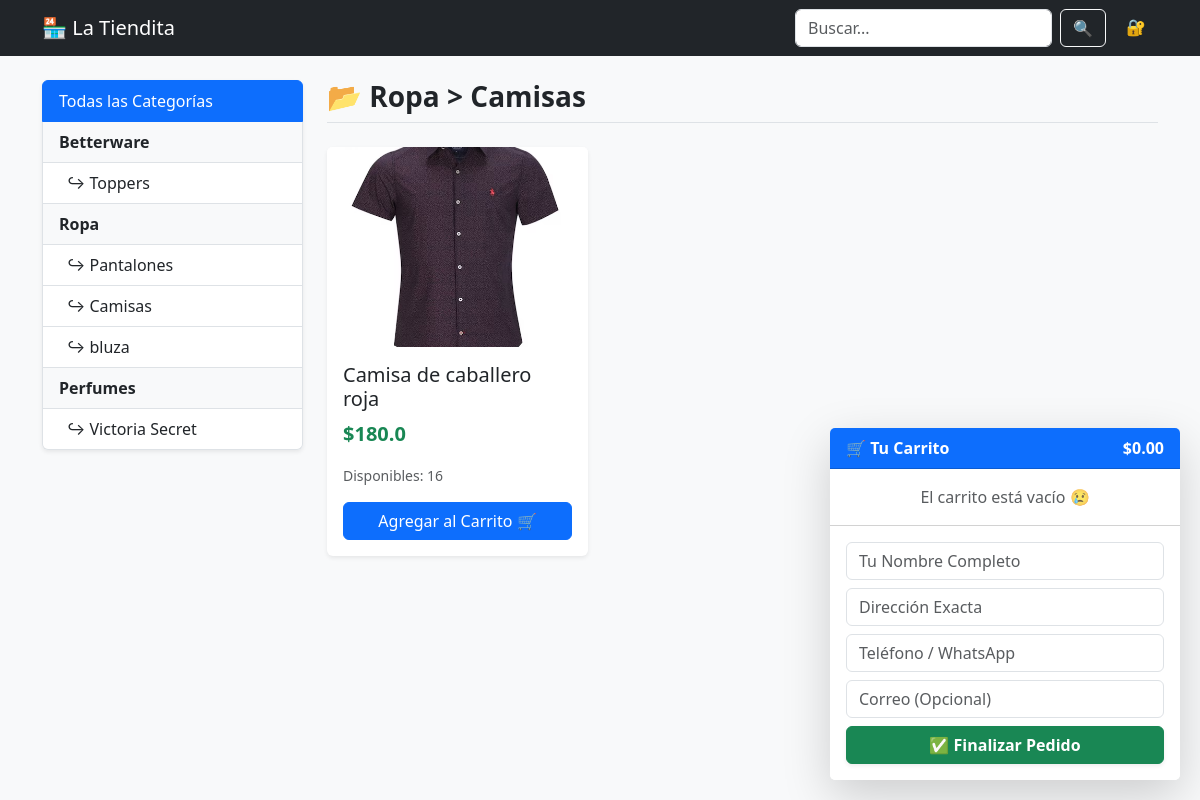
Screenshot of /categoria/3 with the database file from the repository.
### app.py (models this page shows)
class Categoria(db.Model):
    id = db.Column(db.Integer, primary_key=True)
    nombre = db.Column(db.String(50), nullable=False, unique=True)
    subcategorias = db.relationship('SubCategoria', backref='categoria', lazy=True, cascade="all, delete-orphan")

class SubCategoria(db.Model):
    id = db.Column(db.Integer, primary_key=True)
    nombre = db.Column(db.String(50), nullable=False)
    categoria_id = db.Column(db.Integer, db.ForeignKey('categoria.id'), nullable=False)
    productos = db.relationship('Producto', backref='subcategoria', lazy=True, cascade="all, delete-orphan")

class Producto(db.Model):
    id = db.Column(db.Integer, primary_key=True)
    nombre = db.Column(db.String(100), nullable=False)
    precio = db.Column(db.Float, nullable=False)
    existencia = db.Column(db.Integer, default=0)
    imagen_filename = db.Column(db.String(150), default='default.png')
    subcategoria_id = db.Column(db.Integer, db.ForeignKey('sub_categoria.id'), nullable=False)

### app.py (the view)
@app.route('/categoria/<int:sub_id>')
def ver_subcategoria(sub_id):
    subcategoria = db.session.get(SubCategoria, sub_id)
    if not subcategoria: return redirect(url_for('index'))
    categorias = Categoria.query.all()
    return render_template('tienda.html', categorias=categorias, productos=subcategoria.productos, sub_actual=subcategoria, es_home=False)

### templates/tienda.html (shortened to what this page needs)
<!DOCTYPE html>
<html lang="es">
<head>
    <link href="https://cdn.jsdelivr.net/npm/bootstrap@5.3.0/dist/css/bootstrap.min.css" rel="stylesheet">
</head>
<body class="bg-light">
    <nav class="navbar navbar-expand-lg navbar-dark bg-dark sticky-top">
        <div class="container">
            <a class="navbar-brand" href="{{ url_for('index') }}">🏪 La Tiendita</a>
            <div class="d-flex">
                <form class="d-flex me-2" action="{{ url_for('buscar') }}" method="GET">
                    <input class="form-control me-2" type="search" name="q" placeholder="Buscar..." value="{{ busqueda if busqueda else '' }}">
                    <button class="btn btn-outline-light" type="submit">🔍</button>
                </form>
                {% if session.get('user_id') %}
                    <a href="{{ url_for('admin') }}" class="btn btn-warning fw-bold">⚙️ Panel</a>
                {% else %}
                    <a href="{{ url_for('login') }}" class="btn btn-outline-secondary border-0" title="Acceso Admin">🔐</a>
                {% endif %}
            </div>
        </div>
    </nav>
    <div class="container py-4">
        <div class="row">
            <div class="col-md-3 mb-4">
                <div class="list-group shadow-sm">
                    <a href="{{ url_for('index') }}" class="list-group-item list-group-item-action active">Todas las Categorías</a>
                    {% for cat in categorias %}
                        <div class="list-group-item fw-bold bg-light">{{ cat.nombre }}</div>
                        {% for sub in cat.subcategorias %}
                            <a href="{{ url_for('ver_subcategoria', sub_id=sub.id) }}" class="list-group-item list-group-item-action ps-4">
                                ↪ {{ sub.nombre }}
                            </a>
                        {% endfor %}
                    {% endfor %}
                </div>
            </div>
            <div class="col-md-9">
                <h3 class="mb-4 fw-bold text-dark border-bottom pb-2">
                    {% if es_home %}
                        🚀 Explora lo más nuevo
                    {% elif busqueda %}
                        🔍 Resultados para: "{{ busqueda }}"
                    {% elif sub_actual %}
                        📂 {{ sub_actual.categoria.nombre }} > {{ sub_actual.nombre }}
                    {% endif %}
                </h3>
                <div class="row">
                    {% for prod in productos %}
                    <div class="col-md-4 mb-4">
                        <div class="card h-100 producto-card shadow-sm border-0">
                            <img src="{{ url_for('static', filename='uploads/' + prod.imagen_filename) }}" class="card-img-top" alt="{{ prod.nombre }}">
                            <div class="card-body d-flex flex-column">
                                <h5 class="card-title">{{ prod.nombre }}</h5>
                                <p class="card-text fw-bold text-success fs-5">${{ prod.precio }}</p>
                                <p class="text-muted small">Disponibles: {{ prod.existencia }}</p>
                                {% if prod.existencia > 0 %}
                                <button class="btn btn-primary mt-auto w-100" onclick="agregarAlCarrito({{ prod.id }}, '{{ prod.nombre }}', {{ prod.precio }})">
                                    Agregar al Carrito 🛒
                                </button>
                                {% else %}
                                <button class="btn btn-secondary mt-auto w-100" disabled>Agotado 🚫</button>
                                {% endif %}
                            </div>
                        </div>
                    </div>
                    {% endfor %}
                </div>
            </div>
        </div>
    </div>
    <div class="card shadow-lg border-0" style="position: fixed; bottom: 20px; right: 20px; width: 350px; z-index: 1000;">
        <div class="card-header bg-primary text-white d-flex justify-content-between fw-bold">
            <span>🛒 Tu Carrito</span>
            <span id="total-carrito">$0.00</span>
        </div>
        <div class="card-body p-0">
            <ul id="lista-carrito" class="list-group list-group-flush" style="max-height: 200px; overflow-y: auto;">
                </ul>
        </div>
        <div class="card-footer p-3 bg-white">
            <input type="text" id="cliente-nombre" class="form-control mb-2" placeholder="Tu Nombre Completo">
            <input type="text" id="cliente-direccion" class="form-control mb-2" placeholder="Dirección Exacta">
            <input type="tel" id="cliente-telefono" class="form-control mb-2" placeholder="Teléfono / WhatsApp">
            <input type="email" id="cliente-correo" class="form-control mb-2" placeholder="Correo (Opcional)">
            <button class="btn btn-success w-100 fw-bold shadow-sm" onclick="enviarPedido()">✅ Finalizar Pedido</button>
        </div>
    </div>
</body>
</html>

### templates/tienda.html (style rules this page uses)
.producto-card img { height: 200px; object-fit: cover; }

### rows the page displays
Categoria: nombre "Betterware"
SubCategoria: nombre "Toppers"
Categoria: nombre "Ropa", categoria.nombre "Ropa"
SubCategoria: nombre "Pantalones"
SubCategoria: nombre "Camisas"
SubCategoria: nombre "bluza"
Categoria: nombre "Perfumes"
SubCategoria: nombre "Victoria Secret"
Producto: imagen_filename (picture), nombre "Camisa de caballero roja", precio "180.0", existencia "16"
